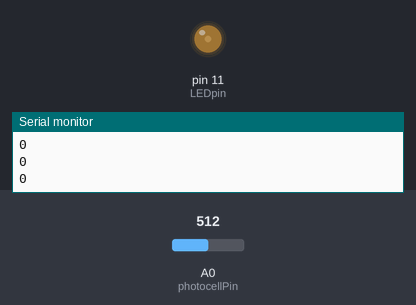
Recording of a sketch running on a simulated Arduino Uno, built with avr-gcc and run on an emulated ATmega328P. Parts: output pins drawn as LEDs (lit = HIGH), the last lines printed to the serial monitor. The test bench sets the inputs (shaded band); at power-on: A0 (photocellPin) = 512.

Above: at 1.2 s.
1.3 s: A0 (photocellPin) set to 716
At 1.6 s:
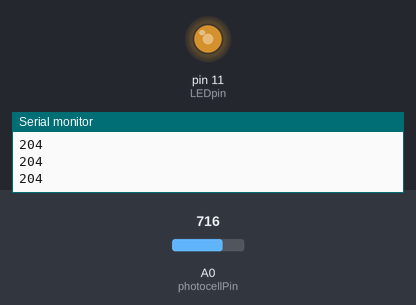
2.8 s: A0 (photocellPin) set to 900
At 4.0 s:
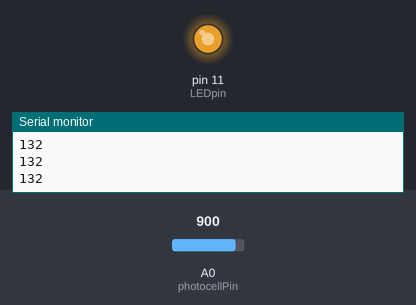
4.3 s: A0 (photocellPin) set to 1023
At 5.5 s:
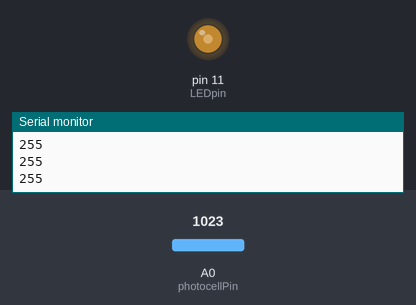
5.8 s: A0 (photocellPin) set to 0
At 6.8 s:
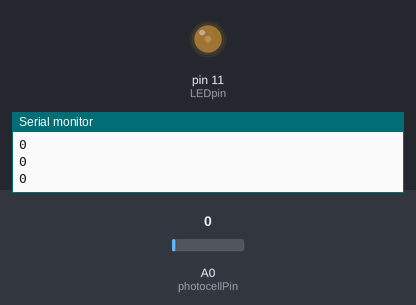
7.3 s: A0 (photocellPin) set to 511
At 8.1 s:
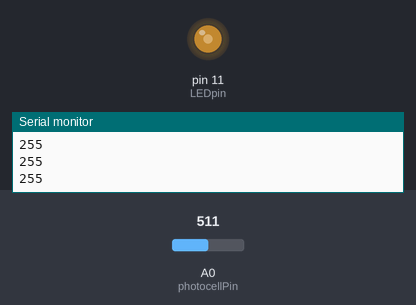
Timing chart, 0 to 9.8 s (numbered marks = the images above; inputs shaded):
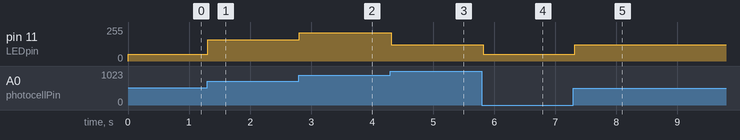

The sketch:

led_light.ino
```cpp
/* Photocell simple testing sketch.

Connect one end of the photocell to 5V, the other end to Analog 0.
Then connect one end of a 10K resistor from Analog 0 to ground
Connect LED from pin 11 through a resistor to ground
For more information see http://learn.adafruit.com/photocells */

int photocellPin = 0;     // the cell and 10K pulldown are connected to a0
int photocellReading;     // the analog reading from the sensor divider
int LEDpin = 11;          // connect Red LED to pin 11 (PWM pin)
int LEDbrightness;        //
byte val = 0;
void setup(void) {
  // We'll send debugging information via the Serial monitor
  Serial.begin(9600);
}

void loop(void) {
  val = analogRead(photocellPin);
  Serial.println(val,DEC);
  adjust_led(val);
  delay(100);
}

void adjust_led(int photocellReading){
  // LED gets brighter the darker it is at the sensor
  // that means we have to -invert- the reading from 0-1023 back to 1023-0
  photocellReading = 1023 - int(photocellReading);

  if(photocellReading < 0){
    photocellReading = 0;
  }
  if(photocellReading > 250){
    //now we have to map 0-1023 to 0-255 since thats the range analogWrite uses
    LEDbrightness = map(photocellReading, 250, 600, 0, 255);
  } else {
    LEDbrightness = 0;
  }

  analogWrite(LEDpin, LEDbrightness);
}
```

Measured:
- after the input at 1.3 s, pin 11 (LEDpin): 51/255 → 158/255 at once
- after the input at 2.8 s, pin 11 (LEDpin): 158/255 → 211/255 at once
- after the input at 4.3 s, pin 11 (LEDpin): 211/255 → 121/255 at once
- after the input at 5.8 s, pin 11 (LEDpin): 121/255 → 51/255 at once
- after the input at 7.3 s, pin 11 (LEDpin): 51/255 → 121/255 at once
